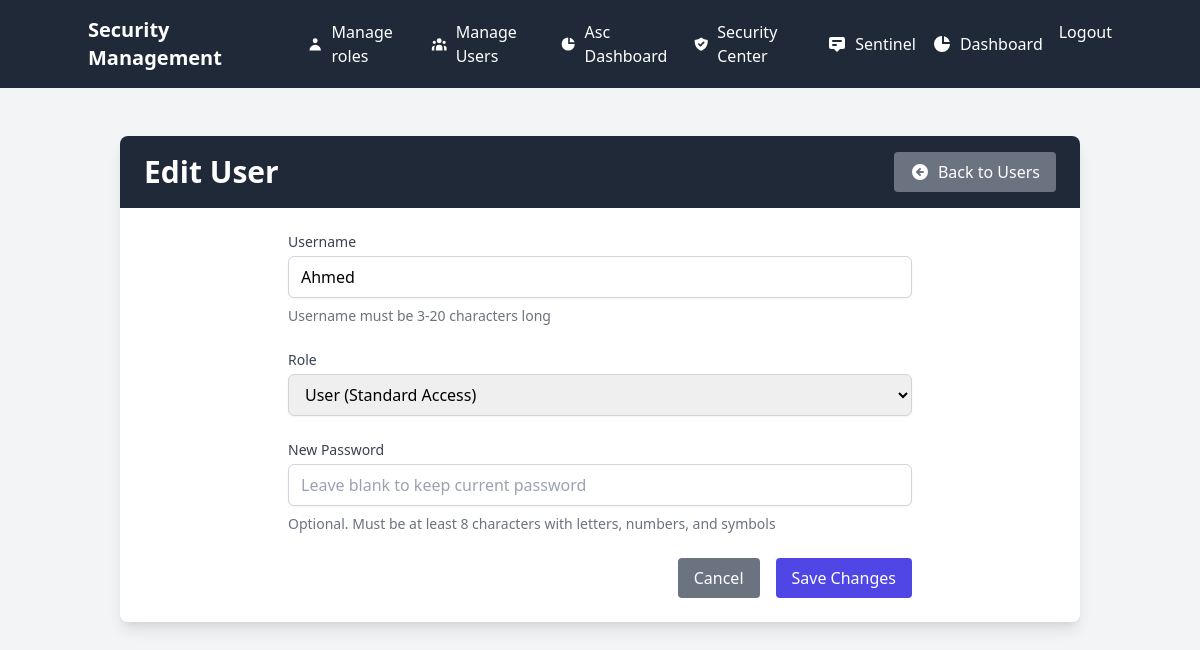
Before: /admin/user/edit/2 (signed in) with the older database file.
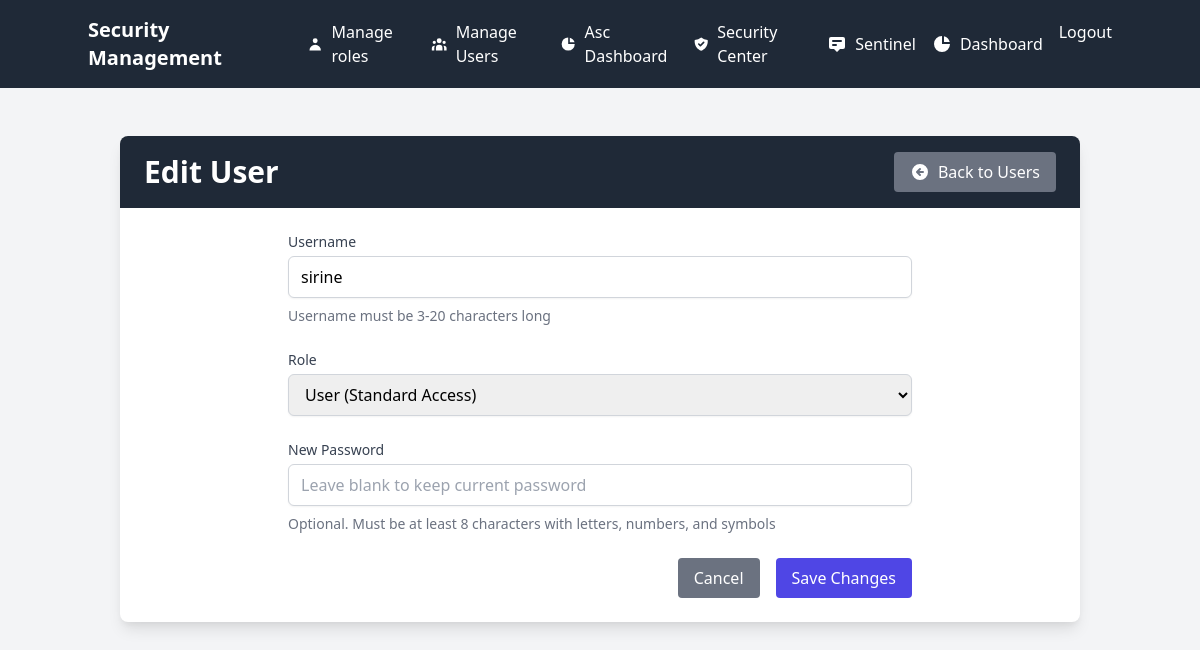
After: the same page with the newer database file.
### app.py (models this page shows)
class User(UserMixin, db.Model):
    id = db.Column(db.Integer, primary_key=True)
    username = db.Column(db.String(80), unique=True, nullable=False)
    email = db.Column(db.String(120), unique=True, nullable=False)
    password_hash = db.Column(db.String(120), nullable=False)
    role = db.Column(db.String(20), nullable=False, default='user')
    totp_secret = db.Column(db.String(120), nullable=True)
    role_id = db.Column(db.Integer, db.ForeignKey('role.id'), nullable=True)
    role_relation = db.relationship('Role', backref='users', foreign_keys=[role_id])
    is_active = db.Column(db.Boolean, default=True)
    def has_permission(self, permission_name):
        if not self.role_relation:
            return False
        return db.session.query(
            exists().where(
                and_(
                    RolePermission.role_id == self.role_relation.id,
                    RolePermission.permission_id == Permission.id,
                    Permission.name == permission_name
                )
            )
        ).scalar()

### app.py (the view, shortened to what this page needs)
@admin_bp.route('/user/edit/<int:user_id>', methods=['GET', 'POST'])
@login_required
def edit_user(user_id):
    if current_user.role != 'admin':
        flash('Access denied. Admin rights required.', 'danger')
        return redirect(url_for('index'))
    user = User.query.get_or_404(user_id)
    return render_template('admin/edit_user.html', user=user)

### app.py (called while the page is built)
@login_manager.user_loader
def load_user(user_id):
    return db.session.get(User, int(user_id))

### templates/admin/edit_user.html (shortened to what the changed rows need)
{% extends "base.html" %}
{% block content %}
<div class="container mx-auto px-4 py-8">
    <div class="bg-white shadow-lg rounded-lg overflow-hidden">
        <div class="bg-gray-800 text-white px-6 py-4 flex justify-between items-center">
            <h2 class="text-3xl font-bold">Edit User</h2>
        </div>
        <div class="p-6 max-w-2xl mx-auto">
            <form method="POST" action="{{ url_for('admin_bp.edit_user', user_id=user.id) }}" class="space-y-6">
                <div>
                    <label for="username" class="block text-sm font-medium text-gray-700">Username</label>
                    <input
                        type="text"
                        id="username"
                        name="username"
                        value="{{ user.username }}"
                        required
                        class="mt-1 block w-full border border-gray-300 rounded-md shadow-sm py-2 px-3 focus:outline-none focus:ring-indigo-500 focus:border-indigo-500"
                        pattern="^[a-zA-Z0-9_]{3,20}$"
                        title="3-20 characters, letters, numbers, and underscores only"
                    >
                    <p class="mt-2 text-sm text-gray-500">Username must be 3-20 characters long</p>
                </div>
            </form>
        </div>
    </div>
</div>
{% endblock %}

Changed rows visible on the page:
changed User: username "Ahmed" → "sirine"
